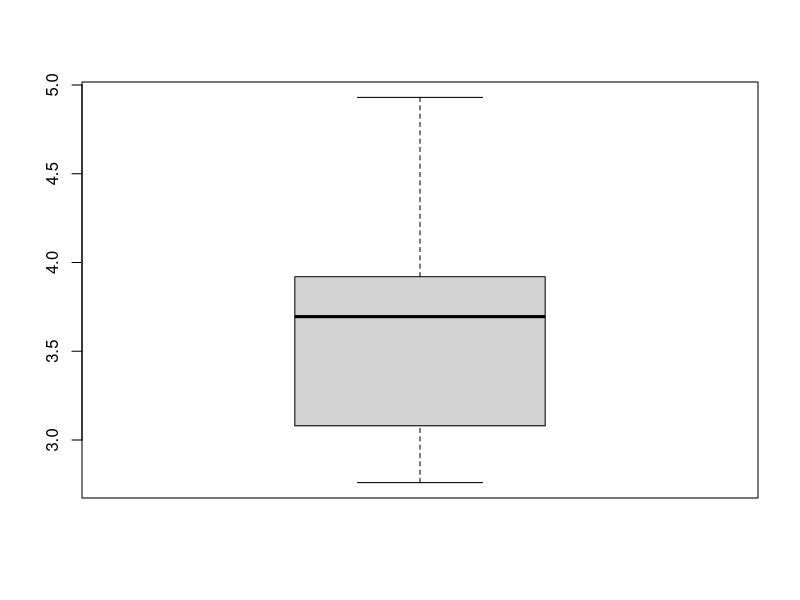

The R source for this figure:
#Codigo para problema 1

mis_dades <- mtcars
mis_dades

mis_dades$qsec

#promedio
mean(mis_dades$qsec)

#mediana
mis_dades$drat
sort(mis_dades$drat)
median(mis_dades$drat)

#quartiles
quantile(mis_dades$drat, 0.25)
quantile(mis_dades$drat, 0.75)
IQR(mis_dades$drat)

boxplot(mis_dades$drat)
quantile(mis_dades$drat, 0.18)
quantile(mis_dades$mpg, 0.18)

IQR(mis_dades$cyl)

#desviació típica
sd(mis_dades$cyl)

#variància
var(mis_dades$qsec)
x <- mis_dades$qsec
sum((x-mean(x))^2)/(length(x)-1)
